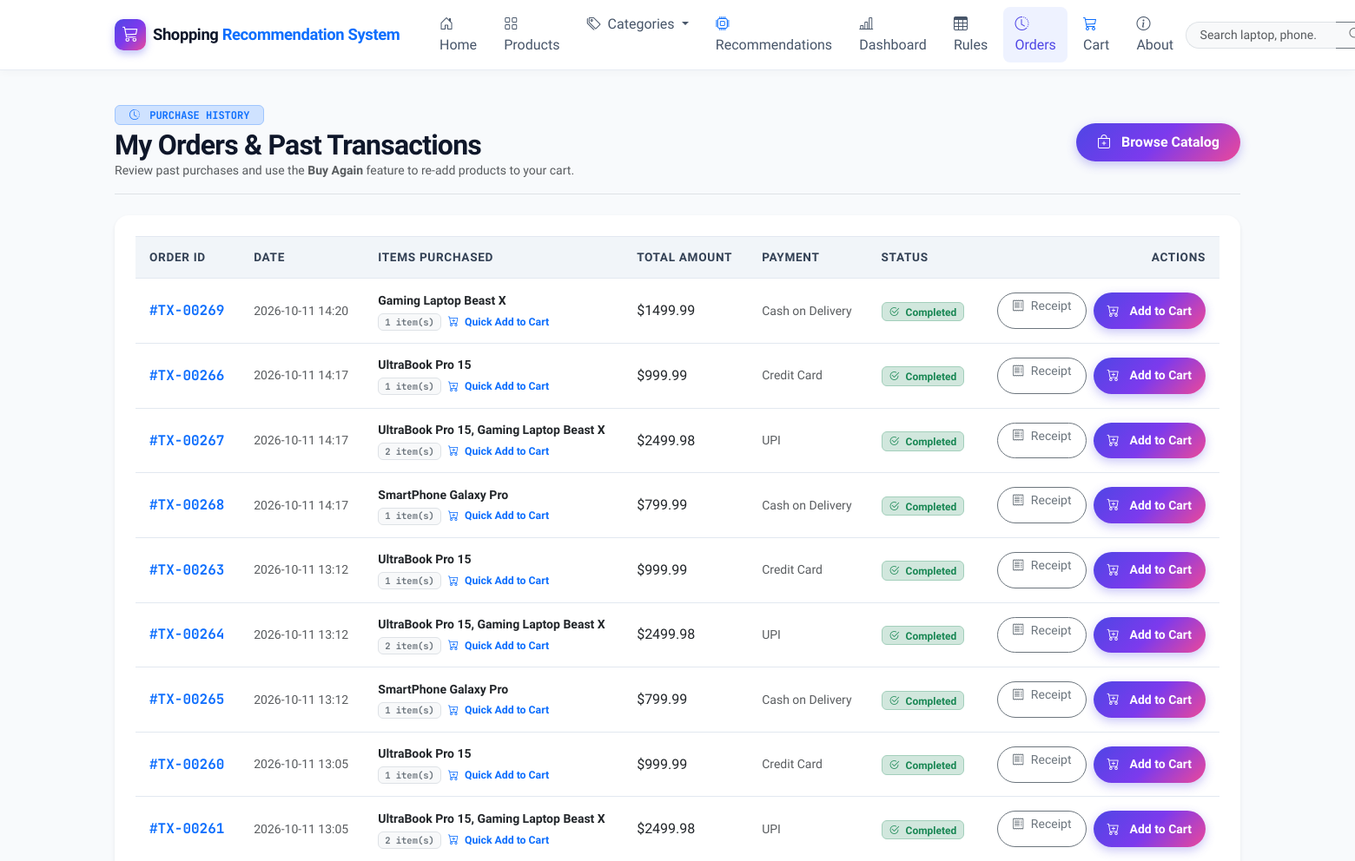
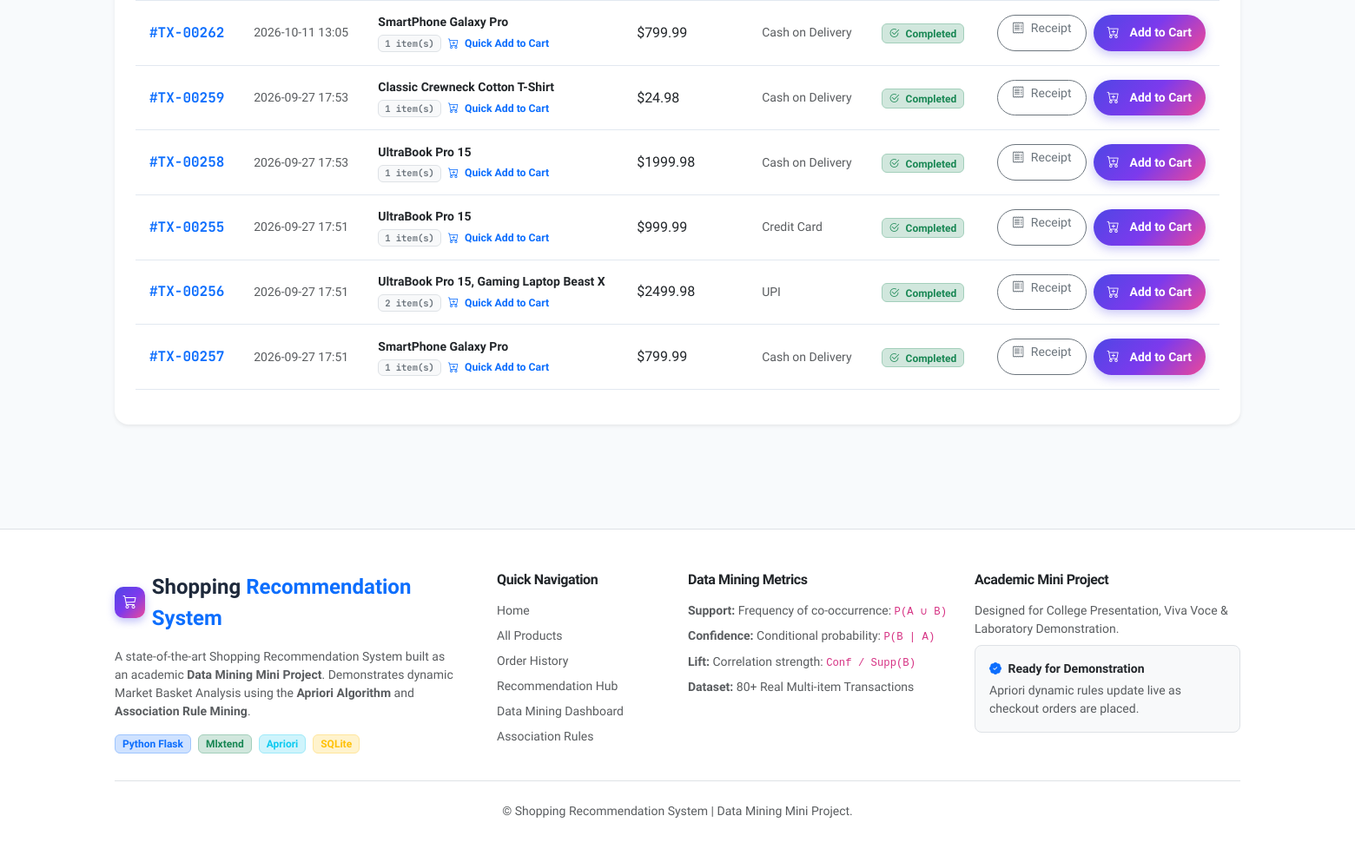
The page /orders on the database its author committed (2 pictures, top to bottom).
### tables this page shows
CREATE TABLE transactions (
            id INTEGER PRIMARY KEY AUTOINCREMENT,
            user_id INTEGER,
            total_amount REAL NOT NULL,
            payment_method TEXT DEFAULT 'Cash on Delivery',
            status TEXT DEFAULT 'Completed',
            created_at TIMESTAMP DEFAULT CURRENT_TIMESTAMP,
            FOREIGN KEY (user_id) REFERENCES users (id)
        );

### app.py (the view)
@app.route('/orders')
def orders_list():
    user_id = session.get('user_id')
    conn = get_db()
    cursor = conn.cursor()
    if user_id:
        cursor.execute("""
            SELECT t.id, t.created_at, t.total_amount, t.payment_method, t.status,
                   COUNT(ti.id) as item_count,
                   GROUP_CONCAT(p.name, ', ') as item_names
            FROM transactions t
            LEFT JOIN transaction_items ti ON t.id = ti.transaction_id
            LEFT JOIN products p ON ti.product_id = p.id
            WHERE t.user_id = ?
            GROUP BY t.id
            ORDER BY t.created_at DESC
        """, (user_id,))
    else:
        cursor.execute("""
            SELECT t.id, t.created_at, t.total_amount, t.payment_method, t.status,
                   COUNT(ti.id) as item_count,
                   GROUP_CONCAT(p.name, ', ') as item_names
            FROM transactions t
            LEFT JOIN transaction_items ti ON t.id = ti.transaction_id
            LEFT JOIN products p ON ti.product_id = p.id
            GROUP BY t.id
            ORDER BY t.created_at DESC
            LIMIT 15
        """)
    orders = [dict(r) for r in cursor.fetchall()]
    conn.close()
    return render_template('orders.html', orders=orders)

### app.py (called while the page is built)
def get_db():
    conn = sqlite3.connect(DB_PATH)
    conn.row_factory = sqlite3.Row
    conn.execute("PRAGMA foreign_keys = ON;")
    return conn

@app.context_processor
def inject_common_data():
    cart = session.get('cart', {})
    cart_count = sum(cart.values()) if isinstance(cart, dict) else 0
    return {
        'cart_count': cart_count,
        'current_user_name': session.get('user_name'),
        'is_admin_user': session.get('is_admin', False)
    }

### templates/orders.html (shortened to what this page needs)
{% extends 'base.html' %}
{% block content %}
<div class="container mb-5">
  <div class="d-flex flex-column flex-md-row align-items-md-center justify-content-between mb-4 pb-3 border-bottom gap-3">
    <div>
      <div class="d-flex align-items-center gap-2 mb-1">
        <span class="badge bg-primary-subtle text-primary border border-primary-subtle px-3 py-1 font-mono">
          <i class="bi bi-clock-history me-1"></i> PURCHASE HISTORY
        </span>
      </div>
      <h2 class="fw-bold mb-0">My Orders &amp; Past Transactions</h2>
      <p class="text-muted small mb-0">Review past purchases and use the <strong>Buy Again</strong> feature to re-add products to your cart.</p>
    </div>
    <a href="{{ url_for('products_list') }}" class="btn btn-primary-custom rounded-pill px-4">
      <i class="bi bi-bag-plus me-1"></i> Browse Catalog
    </a>
  </div>
  {% if orders %}
    <div class="card border-0 shadow-sm rounded-4 bg-white p-4">
      <div class="table-responsive">
        <table class="table custom-table">
          <thead>
            <tr>
              <th>Order ID</th>
              <th>Date</th>
              <th>Items Purchased</th>
              <th>Total Amount</th>
              <th>Payment</th>
              <th>Status</th>
              <th class="text-end">Actions</th>
            </tr>
          </thead>
          <tbody>
            {% for order in orders %}
              <tr>
                <td class="font-mono fw-bold text-primary">#TX-{{ "%05d"|format(order.id) }}</td>
                <td class="small text-muted">{{ order.created_at[:16] }}</td>
                <td class="small">
                  <div class="fw-bold text-dark">{{ order.item_names or 'Products' }}</div>
                  <div class="d-flex align-items-center gap-2 mt-1">
                    <span class="badge bg-light text-secondary border font-mono small">{{ order.item_count }} item(s)</span>
                    <a href="{{ url_for('buy_again', tx_id=order.id) }}" class="text-primary text-decoration-none small fw-semibold">
                      <i class="bi bi-cart-plus me-1"></i> Quick Add to Cart
                    </a>
                  </div>
                </td>
                <td class="fw-extrabold text-dark fs-6">${{ "%.2f"|format(order.total_amount) }}</td>
                <td class="small text-muted">{{ order.payment_method }}</td>
                <td>
                  <span class="badge bg-success-subtle text-success border border-success-subtle px-2 py-1">
                    <i class="bi bi-check2-circle me-1"></i> {{ order.status }}
                  </span>
                </td>
                <td class="text-end">
                  <div class="d-inline-flex gap-2">
                    <a href="{{ url_for('order_success', tx_id=order.id) }}" class="btn btn-sm btn-outline-secondary rounded-pill px-3" title="View receipt & post-purchase recommendations">
                      <i class="bi bi-receipt me-1"></i> Receipt
                    </a>
                    <a href="{{ url_for('buy_again', tx_id=order.id) }}" class="btn btn-sm btn-primary-custom rounded-pill px-3" title="Re-add all items from this order into your cart">
                      <i class="bi bi-cart-plus me-1"></i> Add to Cart
                    </a>
                  </div>
                </td>
              </tr>
            {% endfor %}
          </tbody>
        </table>
      </div>
    </div>
  {% endif %}
</div>
{% endblock %}

### templates/base.html (shortened to what this page needs)
<!DOCTYPE html>
<html lang="en">
<head>
  <link rel="stylesheet" href="https://cdn.jsdelivr.net/npm/bootstrap@5.3.3/dist/css/bootstrap.min.css">
  <link rel="stylesheet" href="https://cdn.jsdelivr.net/npm/bootstrap-icons@1.11.3/font/bootstrap-icons.min.css">
  <link rel="stylesheet" href="{{ url_for('static', filename='css/style.css') }}">
</head>
<body>
  <nav class="navbar navbar-expand-lg navbar-custom">
    <div class="container">
      <a class="navbar-brand" href="{{ url_for('index') }}" id="nav-brand">
        <span class="brand-icon"><i class="bi bi-cart3"></i></span>
        <span>Shopping <span class="text-primary">Recommendation System</span></span>
      </a>
      <div class="collapse navbar-collapse" id="navbarContent">
        <ul class="navbar-nav me-auto mb-2 mb-lg-0 ms-lg-3 gap-1">
          <li class="nav-item">
            <a class="nav-link {% if request.endpoint == 'index' %}active{% endif %}" href="{{ url_for('index') }}" id="nav-home">
              <i class="bi bi-house-door me-1"></i> Home
            </a>
          </li>
          <li class="nav-item">
            <a class="nav-link {% if request.endpoint == 'products_list' and not request.args.get('category') %}active{% endif %}" href="{{ url_for('products_list') }}" id="nav-products">
              <i class="bi bi-grid me-1"></i> Products
            </a>
          </li>
          <li class="nav-item dropdown">
            <a class="nav-link dropdown-toggle" href="#" role="button" data-bs-toggle="dropdown" aria-expanded="false" id="nav-categories">
              <i class="bi bi-tags me-1"></i> Categories
            </a>
          </li>
          <li class="nav-item">
            <a class="nav-link {% if request.endpoint == 'recommendations_page' %}active{% endif %}" href="{{ url_for('recommendations_page') }}" id="nav-recommendations">
              <i class="bi bi-cpu me-1 text-primary"></i> Recommendations
            </a>
          </li>
          <li class="nav-item">
            <a class="nav-link {% if request.endpoint == 'dashboard' %}active{% endif %}" href="{{ url_for('dashboard') }}" id="nav-dashboard">
              <i class="bi bi-bar-chart-line me-1"></i> Dashboard
            </a>
          </li>
          <li class="nav-item">
            <a class="nav-link {% if request.endpoint == 'rules_table' %}active{% endif %}" href="{{ url_for('rules_table') }}" id="nav-rules">
              <i class="bi bi-table me-1"></i> Rules
            </a>
          </li>
          <li class="nav-item">
            <a class="nav-link {% if request.endpoint == 'orders_list' %}active{% endif %}" href="{{ url_for('orders_list') }}" id="nav-orders">
              <i class="bi bi-clock-history me-1"></i> Orders
            </a>
          </li>
          <li class="nav-item">
            <a class="nav-link position-relative {% if request.endpoint == 'view_cart' %}active{% endif %}" href="{{ url_for('view_cart') }}" id="nav-top-cart">
              <i class="bi bi-cart3 me-1 text-primary"></i> Cart
            </a>
          </li>
          <li class="nav-item">
            <a class="nav-link {% if request.endpoint == 'about' %}active{% endif %}" href="{{ url_for('about') }}" id="nav-about">
              <i class="bi bi-info-circle me-1"></i> About
            </a>
          </li>
        </ul>
        <form class="d-flex me-lg-3 my-2 my-lg-0" action="{{ url_for('products_list') }}" method="GET">
          <div class="input-group input-group-sm" style="min-width: 220px;">
            <input class="form-control rounded-start-pill border-end-0 ps-3 bg-light" type="search" name="q" placeholder="Search laptop, phone..." value="{{ request.args.get('q', '') }}" aria-label="Search" id="global-search-input">
            <button class="btn btn-outline-secondary rounded-end-pill border-start-0 bg-light text-muted px-3" type="submit" id="global-search-btn">
              <i class="bi bi-search"></i>
            </button>
          </div>
        </form>
      </div>
    </div>
  </nav>
  <main class="py-4">
    {% block content %}{% endblock %}
  </main>
  <footer class="bg-white border-top py-5 mt-5">
    <div class="container">
      <div class="row g-4">
        <div class="col-lg-4 col-md-6">
          <div class="d-flex align-items-center gap-2 mb-3">
            <span class="brand-icon"><i class="bi bi-cart3"></i></span>
            <span class="fw-bold fs-4">Shopping <span class="text-primary">Recommendation System</span></span>
          </div>
          <p class="text-muted small pe-lg-4">
            A state-of-the-art Shopping Recommendation System built as an academic <strong>Data Mining Mini Project</strong>. Demonstrates dynamic Market Basket Analysis using the <strong>Apriori Algorithm</strong> and <strong>Association Rule Mining</strong>.
          </p>
          <div class="d-flex gap-2 mt-3">
            <span class="badge bg-primary-subtle text-primary border border-primary-subtle px-2 py-1">Python Flask</span>
            <span class="badge bg-success-subtle text-success border border-success-subtle px-2 py-1">Mlxtend</span>
            <span class="badge bg-info-subtle text-info border border-info-subtle px-2 py-1">Apriori</span>
            <span class="badge bg-warning-subtle text-warning border border-warning-subtle px-2 py-1">SQLite</span>
          </div>
        </div>
        <div class="col-lg-2 col-md-6">
          <h6 class="fw-bold text-dark mb-3">Quick Navigation</h6>
          <ul class="list-unstyled small text-muted d-flex flex-column gap-2">
            <li><a href="{{ url_for('index') }}" class="text-decoration-none text-muted">Home</a></li>
            <li><a href="{{ url_for('products_list') }}" class="text-decoration-none text-muted">All Products</a></li>
            <li><a href="{{ url_for('orders_list') }}" class="text-decoration-none text-muted">Order History</a></li>
            <li><a href="{{ url_for('recommendations_page') }}" class="text-decoration-none text-muted">Recommendation Hub</a></li>
            <li><a href="{{ url_for('dashboard') }}" class="text-decoration-none text-muted">Data Mining Dashboard</a></li>
            <li><a href="{{ url_for('rules_table') }}" class="text-decoration-none text-muted">Association Rules</a></li>
          </ul>
        </div>
        <div class="col-lg-3 col-md-6">
          <h6 class="fw-bold text-dark mb-3">Data Mining Metrics</h6>
          <ul class="list-unstyled small text-muted d-flex flex-column gap-2">
            <li><strong>Support:</strong> Frequency of co-occurrence: <code>P(A ∪ B)</code></li>
            <li><strong>Confidence:</strong> Conditional probability: <code>P(B | A)</code></li>
            <li><strong>Lift:</strong> Correlation strength: <code>Conf / Supp(B)</code></li>
            <li><strong>Dataset:</strong> 80+ Real Multi-item Transactions</li>
          </ul>
        </div>
        <div class="col-lg-3 col-md-6">
          <h6 class="fw-bold text-dark mb-3">Academic Mini Project</h6>
          <p class="text-muted small mb-2">Designed for College Presentation, Viva Voce & Laboratory Demonstration.</p>
          <div class="p-3 bg-light rounded-3 border small">
            <div class="text-dark fw-bold mb-1"><i class="bi bi-patch-check-fill text-primary me-1"></i> Ready for Demonstration</div>
            <div class="text-muted">Apriori dynamic rules update live as checkout orders are placed.</div>
          </div>
        </div>
      </div>
      <div class="border-top pt-4 mt-4 text-center small text-muted">
        <p class="mb-0">&copy; Shopping Recommendation System | Data Mining Mini Project.</p>
      </div>
    </div>
  </footer>
</body>
</html>

### static/css/style.css (style rules this page uses)
:root { --font-primary: 'Plus Jakarta Sans', system-ui, -apple-system, sans-serif; --font-mono: 'JetBrains Mono', monospace; --primary: #4f46e5; --primary-hover: #4338ca; --primary-light: #eef2ff; --primary-glow: rgba(79, 70, 229, 0.25); --secondary: #0ea5e9; --secondary-hover: #0284c7; --accent-gradient: linear-gradient(135deg, #4f46e5 0%, #7c3aed 50%, #ec4899 100%); --hero-gradient: linear-gradient(135deg, #0f172a 0%, #1e1b4b 50%, #0f172a 100%); --card-gradient: linear-gradient(180deg, rgba(255, 255, 255, 0.95) 0%, rgba(248, 250, 252, 0.95) 100%); --success: #10b981; --warning: #f59e0b; --danger: #ef4444; --dark: #0f172a; --gray-900: #0f172a; --gray-800: #1e293b; --gray-700: #334155; --gray-600: #475569; --gray-500: #64748b; --gray-400: #94a3b8; --gray-300: #cbd5e1; --gray-200: #e2e8f0; --gray-100: #f1f5f9; --gray-50: #f8fafc; --white: #ffffff; --radius-sm: 8px; --radius-md: 12px; --radius-lg: 18px; --radius-xl: 24px; --shadow-sm: 0 1px 3px rgba(0, 0, 0, 0.06), 0 1px 2px rgba(0, 0, 0, 0.04); --shadow-md: 0 4px 6px -1px rgba(0, 0, 0, 0.08), 0 2px 4px -1px rgba(0, 0, 0, 0.04); --shadow-lg: 0 10px 25px -3px rgba(15, 23, 42, 0.1), 0 4px 6px -2px rgba(15, 23, 42, 0.05); --shadow-xl: 0 20px 35px -5px rgba(15, 23, 42, 0.15), 0 10px 10px -5px rgba(15, 23, 42, 0.04); --shadow-glow: 0 0 25px rgba(99, 102, 241, 0.35); }
* { box-sizing: border-box; }
body { font-family: var(--font-primary); color: var(--gray-800); background-color: #f8fafc; min-height: 100vh; display: flex; flex-direction: column; overflow-x: hidden; -webkit-font-smoothing: antialiased; }
main { flex: 1 0 auto; }
footer { flex-shrink: 0; }
h1, h2, h3, h4, h5, h6 { font-weight: 700; color: var(--gray-900); letter-spacing: -0.025em; }
.font-mono { font-family: var(--font-mono); }
.navbar-custom { background: rgba(255, 255, 255, 0.92); backdrop-filter: blur(12px); -webkit-backdrop-filter: blur(12px); border-bottom: 1px solid rgba(226, 232, 240, 0.8); box-shadow: 0 2px 10px rgba(0, 0, 0, 0.03); position: sticky; top: 0; z-index: 1030; transition: all 0.3s ease; }
.navbar-brand { font-weight: 800; font-size: 1.15rem; display: flex; align-items: center; gap: 8px; color: var(--gray-900); letter-spacing: -0.02em; }
.brand-icon { width: 36px; height: 36px; background: var(--accent-gradient); color: white; border-radius: 10px; display: inline-flex; align-items: center; justify-content: center; box-shadow: 0 4px 10px rgba(99, 102, 241, 0.4); }
.nav-link { font-weight: 500; color: var(--gray-600) !important; padding: 0.5rem 0.85rem !important; border-radius: var(--radius-sm); transition: all 0.2s ease; }
.nav-link:hover, .nav-link.active { color: var(--primary) !important; background-color: var(--primary-light); }
.btn-primary-custom { background: var(--accent-gradient); color: white; font-weight: 600; border: none; padding: 0.65rem 1.4rem; border-radius: var(--radius-md); box-shadow: 0 4px 12px rgba(79, 70, 229, 0.3); transition: all 0.2s ease; display: inline-flex; align-items: center; justify-content: center; gap: 8px; }
.custom-table { border-collapse: separate; border-spacing: 0; width: 100%; }
.custom-table th { background: var(--gray-100); color: var(--gray-700); font-weight: 700; font-size: 0.85rem; text-transform: uppercase; letter-spacing: 0.05em; padding: 0.85rem 1rem; border-top: 1px solid var(--gray-200); border-bottom: 1px solid var(--gray-200); }
.custom-table td { padding: 0.9rem 1rem; border-bottom: 1px solid var(--gray-200); vertical-align: middle; }

### rows shown on the page
transactions: id "00269", created_at "2026-10-11 14:20", item_names "Gaming Laptop Beast X", item_count "1", total_amount "1499.99", payment_method "Cash on Delivery", status "Completed"
transactions: id "00266", created_at "2026-10-11 14:17", item_names "UltraBook Pro 15", item_count "1", total_amount "999.99", payment_method "Credit Card", status "Completed"
transactions: id "00267", created_at "2026-10-11 14:17", item_names "UltraBook Pro 15, Gaming Laptop Beast X", item_count "2", total_amount "2499.98", payment_method "UPI", status "Completed"
transactions: id "00268", created_at "2026-10-11 14:17", item_names "SmartPhone Galaxy Pro", item_count "1", total_amount "799.99", payment_method "Cash on Delivery", status "Completed"
transactions: id "00263", created_at "2026-10-11 13:12", item_names "UltraBook Pro 15", item_count "1", total_amount "999.99", payment_method "Credit Card", status "Completed"
transactions: id "00264", created_at "2026-10-11 13:12", item_names "UltraBook Pro 15, Gaming Laptop Beast X", item_count "2", total_amount "2499.98", payment_method "UPI", status "Completed"
transactions: id "00265", created_at "2026-10-11 13:12", item_names "SmartPhone Galaxy Pro", item_count "1", total_amount "799.99", payment_method "Cash on Delivery", status "Completed"
transactions: id "00260", created_at "2026-10-11 13:05", item_names "UltraBook Pro 15", item_count "1", total_amount "999.99", payment_method "Credit Card", status "Completed"
transactions: id "00261", created_at "2026-10-11 13:05", item_names "UltraBook Pro 15, Gaming Laptop Beast X", item_count "2", total_amount "2499.98", payment_method "UPI", status "Completed"
transactions: id "00262", created_at "2026-10-11 13:05", item_names "SmartPhone Galaxy Pro", item_count "1", total_amount "799.99", payment_method "Cash on Delivery", status "Completed"
transactions: id "00259", created_at "2026-09-27 17:53", item_names "Classic Crewneck Cotton T-Shirt", item_count "1", total_amount "24.98", payment_method "Cash on Delivery", status "Completed"
transactions: id "00258", created_at "2026-09-27 17:53", item_names "UltraBook Pro 15", item_count "1", total_amount "1999.98", payment_method "Cash on Delivery", status "Completed"
transactions: id "00255", created_at "2026-09-27 17:51", item_names "UltraBook Pro 15", item_count "1", total_amount "999.99", payment_method "Credit Card", status "Completed"
transactions: id "00256", created_at "2026-09-27 17:51", item_names "UltraBook Pro 15, Gaming Laptop Beast X", item_count "2", total_amount "2499.98", payment_method "UPI", status "Completed"
transactions: id "00257", created_at "2026-09-27 17:51", item_names "SmartPhone Galaxy Pro", item_count "1", total_amount "799.99", payment_method "Cash on Delivery", status "Completed"
